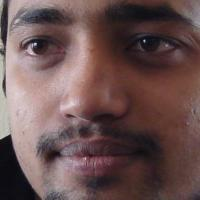
%> input picture Images/72.jpg, 200 x 200 px
$ octave --eval "result = PCA_cal;"   (GNU Octave 9; MATLAB toolbox functions it lacks are replaced by stand-ins)
%> lines starting %> are read from the running program, lines starting %| are printed output that depends on the picture
### sortem.m
function [NV,ND] = sortem(V,D)
%[V,D] = SORTEM(V,D)
%    Assumes the columns of V are vectors to be sorted along with the
%    diagonal elements of D.
%
if nargin ~= 2
 error('Must specify vector matrix and diag value matrix')
end;

dvec = diag(D);
NV = zeros(size(V));
[dvec,index_dv] = sort(dvec);
index_dv = flipud(index_dv);
for i = 1:size(D,1)
  ND(i,i) = D(index_dv(i),index_dv(i));
  NV(:,i) = V(:,index_dv(i));
end;

### PCA_cal.m
function [features]=PCA_cal()
%This function is intented to calculate the PCA which is used for facial feature extraction
%
%features= arranged eigen vectors according to eigen value from maximum to minimum

%%%%%%%%%%%%%%%%%%%%%%%%%%%%%%%%%%%%%%%%%%%%%%%%%%%%%%%%%%%%%%%%%%%%%%%%%%%%%%%%%%%%%%%%%


img=imread('Images/72.jpg');%importing the image from the folder
%> img is the input picture: size 200x200x3 uint8; mean R, G, B 105.7, 81.3, 80.5
img=imresize(img,[20 20]);%resize the image
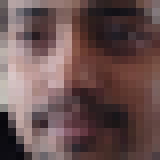
%> img: size 20x20x3 uint8 (shown 8 times larger); mean R, G, B 105.6, 81.2, 80.4
img_matrix=rgb2gray(img);%conversion of rgb image to gray
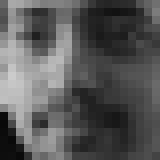
%> img_matrix: size 20x20 uint8 (shown 8 times larger); min 9, max 203, mean 88.4
img_matrix=histeq(img_matrix);%normalizing the brightness and contrast of image
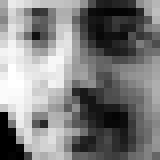
%> img_matrix: size 20x20 uint8 (shown 8 times larger); min 0, max 255, mean 126.6

%%conversion of uint8 cast to double because in matlab multiplication does not valid unit8 cast
img_matrix=double(img_matrix);
%> img_matrix: size 20x20 double
m=mean(img_matrix);%calulation of mean
%> m = 20 values, max 200.7 at index 8, min 47.95 at index 13, mean 126.6
sum=0;

%%mean fuction gives the mean of their respective columns so we need to add all the columns mean and divide by no of columns to find the total mean of given image color %%intensity
for i=1:size(m,2)
	sum=sum+m(1,i);
end
%> this loop made 20 passes
%> sum on passes 1 to 12: 146, 328.6, 528.4, 724.2, 884.7, 1045.9, 1234.7, 1435.4, 1608.2, 1731, 1815.7, 1875.1
pixel_mean=sum/size(m,2);
%> pixel_mean = 126.6

%%%Centering the image pixels
img_matrix=img_matrix-pixel_mean;

%%Calculation of covariance
co_matrix=img_matrix*img_matrix';
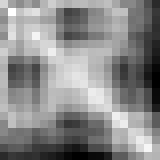
%> co_matrix: size 20x20 double (shown 8 times larger); min -22259.3, max 129908.6, mean 60468.1; drawn with min black and max white


%%calculation of eigen value and eigen vectors of given co_matrix

%[V,D] = EIG(X) produces a diagonal matrix D of eigenvalues and a
% full matrix V whose columns are the corresponding eigenvectors so
% that X*V = V*D

[img_eigen img_eigen_v]=eig(co_matrix);

features=sort(diag(img_eigen));
%> features = 20 values from -0.497 to 0.242

%%Sorting the eigen vectors form its eigen usind subroutine sortem(V,D)

[new_eigen new_eigen_v]=sortem(img_eigen,img_eigen_v);
%> in sortem, `dvec = diag(D);`: dvec = 20 values from 0.881 to 1284652.5
%> in sortem, `[dvec,index_dv] = sort(dvec);`: index_dv = 20 values from 1 to 20
%> in sortem, `index_dv = flipud(index_dv);`: index_dv = 20 values, max 20 at index 1, min 1 at index 20, mean 10.5

%%Unrolling the 2D eigenvector to 1D feature vector which will be input to our Neural Network Input Layer
[irow icol] = size(new_eigen);
%> irow = 20; icol = 20
%> `result = PCA_cal;`: result = 20 values from -0.497 to 0.242
%features = reshape(new_eigen,irow*icol,1);

%%end of function
end

$ run again, with Images/112.jpg copied over Images/72.jpg
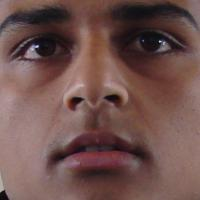
%> input picture Images/112.jpg, 200 x 200 px
%> in PCA_cal, img is the input picture: size 200x200x3 uint8; mean R, G, B 111.5, 81.6, 77.7
%> img: size 20x20x3 uint8
%> in PCA_cal, `img_matrix=histeq(img_matrix);`:
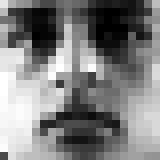
%> img_matrix: size 20x20 uint8 (shown 8 times larger); min 0, max 255, mean 127.1
%> m = 20 values, max 214.8 at index 1, min 67.05 at index 14, mean 127.1
%> the loop in PCA_cal, `for i=1:size(m,2)` made 20 passes
%> sum on passes 1 to 8: 214.8, 410.3, 593.8, 761.3, 892.2, 1003, 1131.3, 1265.5
%> pixel_mean = 127.1
%> in PCA_cal, `co_matrix=img_matrix*img_matrix';`:
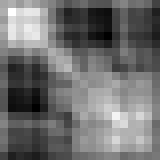
%> co_matrix: size 20x20 double (shown 8 times larger); min -70904.2, max 175595.9, mean 37218.5; drawn with min black and max white
%> features = 20 values from -0.454 to 0.408
%> dvec = 20 values from 1.87 to 991522.4
%> in sortem, `[dvec,index_dv] = sort(dvec);`: index_dv = 20 values from 1 to 20
%> in sortem, `index_dv = flipud(index_dv);`: index_dv = 20 values, max 20 at index 1, min 1 at index 20, mean 10.5
%> result = 20 values from -0.454 to 0.408
